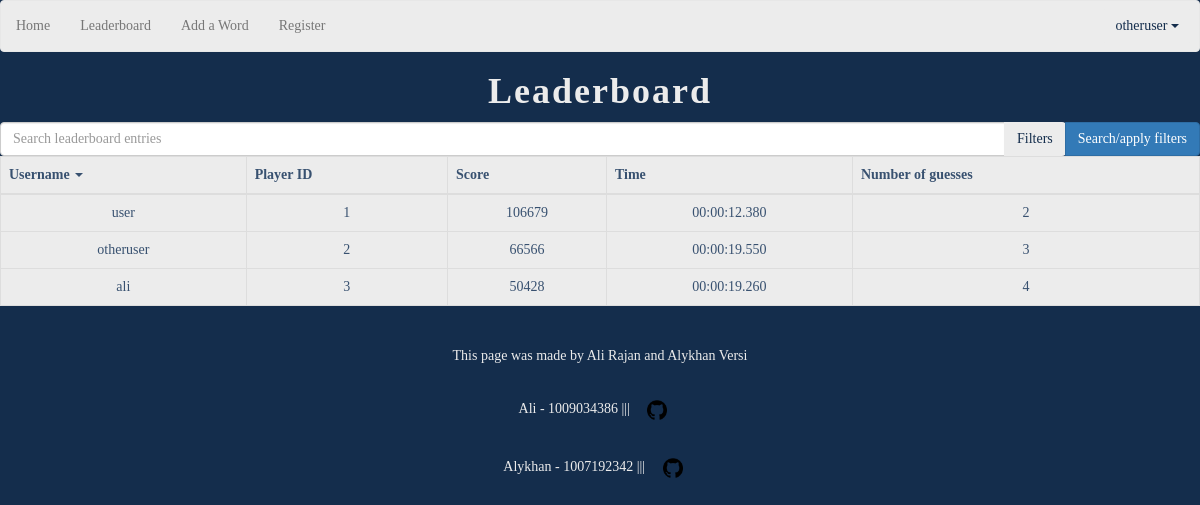
Screenshot of /leaderboard (signed in) with the database file from the repository.
### database_handler.py (models this page shows, shortened)
class Player(database.Model):
    id = database.Column(database.Integer, primary_key=True, autoincrement=True)
    username = database.Column(database.Text, nullable=False)
    password_hash = database.Column(database.Text, nullable=False)

class Leaderboard(database.Model):
    id = database.Column(database.Integer, primary_key=True, autoincrement=True)
    player_id = database.Column(database.Integer, database.ForeignKey("player.id"), nullable=False)
    score = database.Column(database.Integer, database.CheckConstraint("score >= 0"), nullable=False)
    time = database.Column(database.Text, nullable=False)
    guesses = database.Column(database.Integer, database.CheckConstraint("guesses > 0"), nullable=False)

### main.py (the view)
@app.route("/leaderboard")
def leaderboard():
    entries = get_leaderboard_entries()
    return render_template("leaderboard.html", leaderboard_entries=entries, username_text=get_username_text())

### database_handler.py (called while the page is built)
def get_username(player_id: int) -> str:
    player = Player.query.filter_by(id=player_id).first()
    if not player:
        return ""
    return player.username

def get_leaderboard_entries() -> list[Leaderboard]:
    entries = Leaderboard.query.order_by(desc(Leaderboard.score)).all()
    return entries

### main.py (called while the page is built)
@app.template_filter()
def username_filter(player_id: int) -> str:
    return get_username(player_id)

def get_username_text() -> str:
    player_id = session.get("user_id", None)
    if player_id:
        username = get_username(player_id)
    else:
        username = "Not logged in"
    return username

### templates/leaderboard.html (shortened to what this page needs)
{% extends "navigation.html" %}
{% block content %}
    <h1>Leaderboard</h1>
    <form action="/leaderboard/search" method="POST">
        <div class="input-group mb-3">
            <input name="search-text" type="text" class="form-control" placeholder="Search leaderboard entries">
            <div class="input-group-btn">
                <button class="btn btn-outline-secondary dropdown-toggle" type="button" data-toggle="dropdown"
                aria-haspopup="true" aria-expanded="false">Filters</button>
                <button class="btn btn-primary dropdown-toggle" type="submit">Search/apply filters</button>
            </div>
        </div>
    </form>
    <table class="table table-bordered table-hover">
        <thead>
            <tr>
                <th class="th-sm">Username <span class="caret"></span></th>
                <th class="th-sm">Player ID</th>
                <th class="th-sm">Score</th>
                <th class="th-sm">Time</th>
                <th class="th-sm">Number of guesses</th>
            </tr>
        </thead>
        <tbody>
            {% for entry in leaderboard_entries %}
            <tr>
                <td>{{ entry.player_id | username_filter }}</td>
                <td>{{ entry.player_id}}</td>
                <td>{{ entry.score }}</td>
                <td>{{ entry.time }}</td>
                <td>{{ entry.guesses }}</td>
            </tr>
            {% endfor %}
        </tbody>
    </table>
{% endblock %}

### templates/navigation.html (shortened to what this page needs)
<!DOCTYPE html>
<html>
<head>
    <link rel="stylesheet" href="https://maxcdn.bootstrapcdn.com/bootstrap/3.4.1/css/bootstrap.min.css">
    <link rel="stylesheet" href="{{ url_for('static', filename='css/style.css') }}">
</head>
<body>
    <nav class="navbar navbar-default">
        <ul class="nav navbar-nav">
            <li class="nav-item"><a href="{{ url_for('home') }}">Home</a></li>
            <li class="nav-item"><a href="{{ url_for('leaderboard') }}">Leaderboard</a></li>
            <li class="nav-item"><a href="{{ url_for('add_word') }}">Add a Word</a></li>
            <li class="nav-item"><a href="{{ url_for('register') }}">Register</a></li>
        </ul>
        <div class="nav navbar-nav navbar-right" id="logout-dropdown">
            <button class="btn btn-outline-secondary dropdown-toggle" type="button" data-toggle="dropdown"
            aria-haspopup="true" aria-expanded="false">
                {{ username_text }}
                <span class="caret"></span>
            </button>
        </div>
    </nav>
    {% block content %}
    {% endblock %}
    <footer class="text-center text-white fixed-bottom">
        <br>
        <div class="text-center p-3">
            This page was made by Ali Rajan and Alykhan Versi
        </div>
        <br>
        <p class="text-white" >Ali - 1009034386 ||| <a href="https://github.com/ali-rajan"><img
        src="../static/images/githubicon.png" alt="github-icon" id="github-icon"></a></p>
        <p class="text-white" >Alykhan - 1007192342 ||| <a href="https://github.com/alykhan02"><img
        src="../static/images/githubicon.png" alt="github-icon" id="github-icon"></a></p>
    </footer>
</body>

### static/css/style.css (style rules this page uses)
body { font-family: "Georgia", "Century Schoolbook"; text-align: center; color: #ececec; background-color: #142d4c; }
img { margin: 1em; }
.navbar { background-color: #ececec; color: #385170; }
#logout-dropdown { padding-top: 0.55em; margin-right: 0.5em; }
input { color: #142d4c; background-color: #ececec; }
button { color: #142d4c; background-color: #ececec; }
h1 { font-size: 36px; font-weight: bold; letter-spacing: 2px; }
#github-icon { width: 20px; height: 20px; }
.table { background-color: #ececec; color: #385170; }

### rows the page displays
Player: username "otheruser"
Leaderboard: player_id|username_filter "user", player_id "1", score "106679", time "00:00:12.380", guesses "2"
Leaderboard: player_id|username_filter "otheruser", player_id "2", score "66566", time "00:00:19.550", guesses "3"
Leaderboard: player_id|username_filter "ali", player_id "3", score "50428", time "00:00:19.260", guesses "4"
